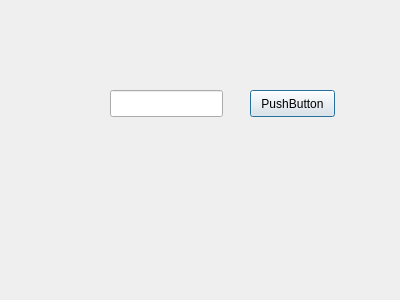
<?xml version="1.0" encoding="UTF-8"?>
<ui version="4.0">
 <class>Params_mat</class>
 <widget class="QDialog" name="Params_mat">
  <property name="geometry">
   <rect>
    <x>0</x>
    <y>0</y>
    <width>400</width>
    <height>300</height>
   </rect>
  </property>
  <property name="windowTitle">
   <string>Dialog</string>
  </property>
  <widget class="QPushButton" name="pushButton">
   <property name="geometry">
    <rect>
     <x>250</x>
     <y>90</y>
     <width>85</width>
     <height>27</height>
    </rect>
   </property>
   <property name="text">
    <string>PushButton</string>
   </property>
  </widget>
  <widget class="QLineEdit" name="lineEdit">
   <property name="geometry">
    <rect>
     <x>110</x>
     <y>90</y>
     <width>113</width>
     <height>27</height>
    </rect>
   </property>
  </widget>
 </widget>
 <resources/>
 <connections/>
</ui>
